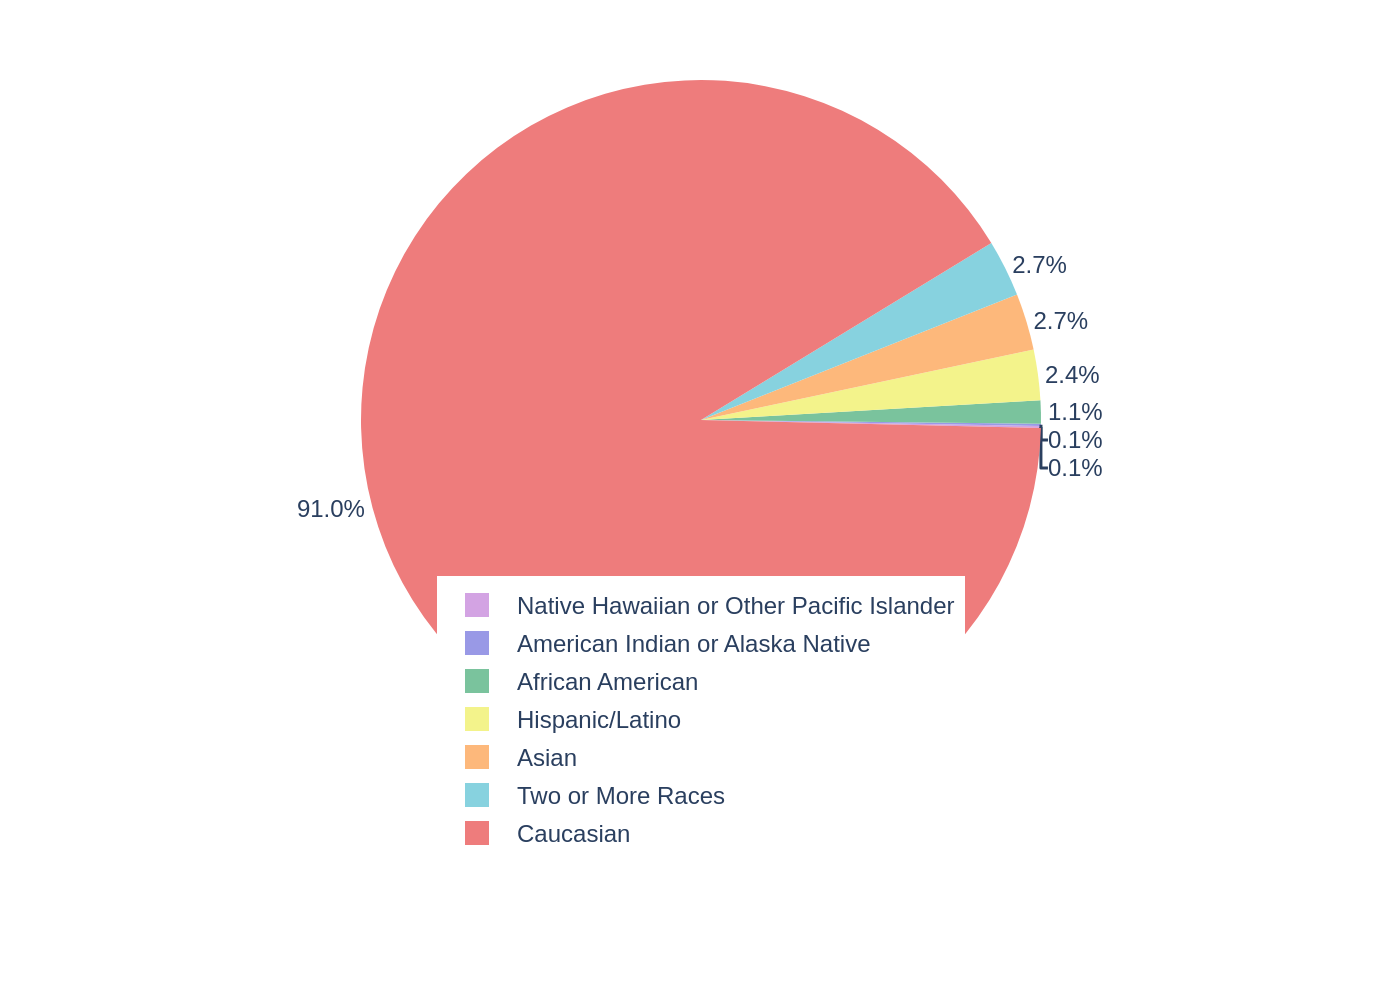

The script that drew this image:
import sys
import json
import os
import plotly.graph_objects as go

# Ensure a JSON file path is provided as a command-line argument
if len(sys.argv) != 2:
    print("Usage: python generate_chart.py <path_to_json_file>")
    sys.exit(1)

json_path = sys.argv[1]

# Check if the JSON file exists
if not os.path.exists(json_path):
    print(f"Error: JSON file not found at '{json_path}'")
    sys.exit(1)

# Read and parse the JSON data from the file
try:
    with open(json_path, 'r', encoding='utf-8') as f:
        chart_config = json.load(f)
except json.JSONDecodeError:
    print(f"Error: Invalid JSON format in '{json_path}'")
    sys.exit(1)

# Extract data and settings from the JSON object
chart_data = chart_config.get('chart_data', [])
texts = chart_config.get('texts', {})
colors = chart_config.get('colors', [])

# Prepare data for Plotly
labels = [item['label'] for item in chart_data]
values = [item['value'] for item in chart_data]

# Create the pie chart trace
pie_trace = go.Pie(
    labels=labels,
    values=values,
    marker=dict(colors=colors),
    texttemplate='%{value:.1f}%',
    textposition='outside',
    sort=False,  # This is crucial to preserve the order from the JSON data
    direction='counterclockwise',
    rotation=91 # Start angle to position the smallest slices at the top
)

# Create the figure
fig = go.Figure(data=[pie_trace])

# Apply layout settings
title_text = ""
if texts.get("title"):
    title_text += texts["title"]
if texts.get("subtitle"):
    title_text += f'<br><span style="font-size:0.8em;color:grey;">{texts["subtitle"]}</span>'

fig.update_layout(
    title_text=title_text if title_text else None,
    title_x=0.5,
    font_family="Arial",
    showlegend=True,
    legend=dict(
        orientation="h",
        yanchor="bottom",
        y=-0.15,
        xanchor="center",
        x=0.5
    ),
    margin=dict(l=40, r=40, t=40, b=120), # Increased bottom margin for legend
    paper_bgcolor='white'
)

# Determine the output filename from the input JSON filename
base_filename = os.path.splitext(os.path.basename(json_path))[0]
output_image_path = f"{base_filename}.png"

# Save the figure as a high-resolution PNG image
fig.write_image(output_image_path, scale=2)

print(f"Chart successfully generated and saved to '{output_image_path}'")
